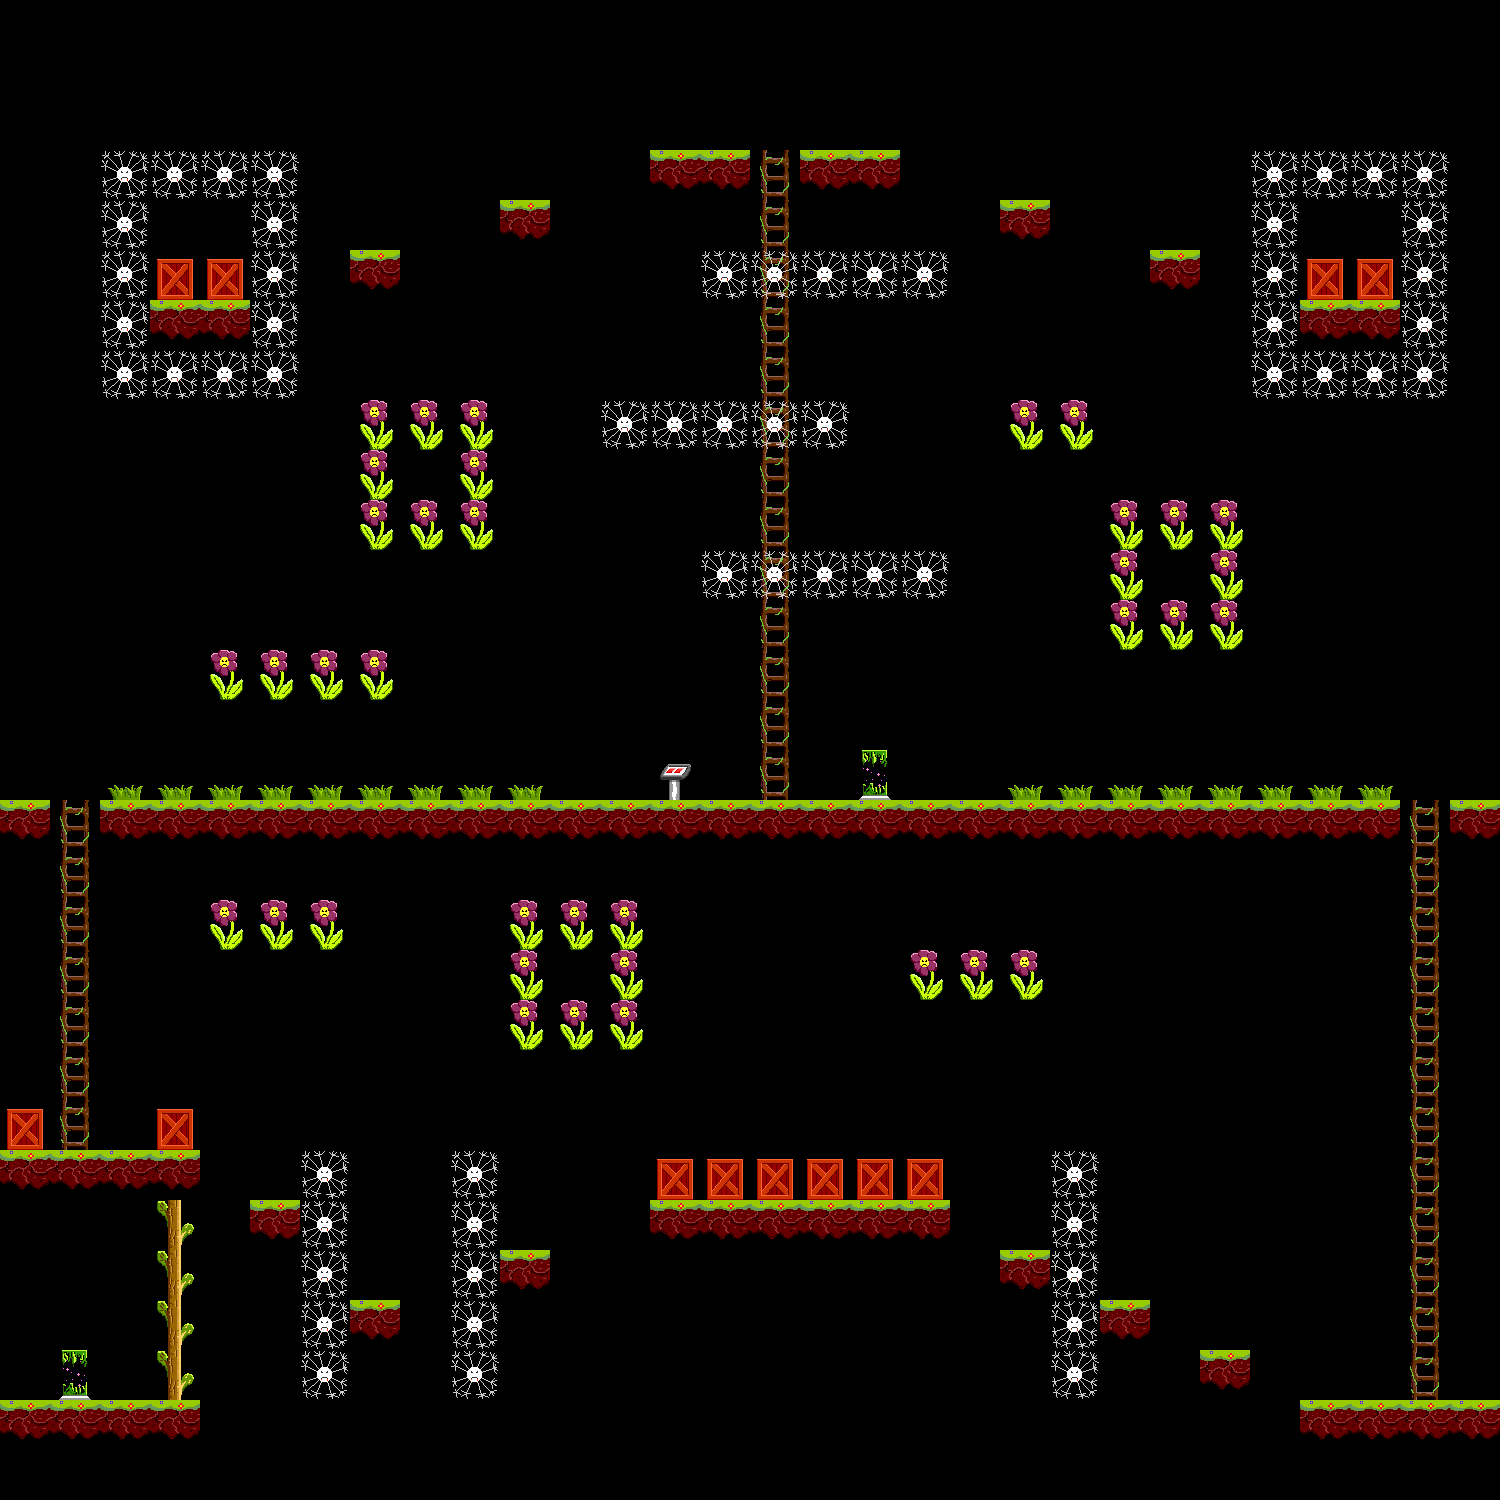

Rendered tile map (Tiled .tmx) drawn with the repository's tilesets; below, a short description and the map source with its tile grids summarised:
An orthogonal 30x30 tile map with 50x50 px tiles, 2 tile layers (Tile Layer 1, active).

<map version="1.0" orientation="orthogonal" width="30" height="30" tilewidth="50" tileheight="50">
 <tileset firstgid="1" name="tileset3" tilewidth="50" tileheight="50">
  <image source="tileset3.png" width="300" height="300" />
 </tileset>
 <layer name="Tile Layer 1" width="30" height="30">
  <data>[900 cells, 96 non-empty, 2 distinct tile ids]</data>
 </layer>
 <layer name="active" width="30" height="30">
  <data>[900 cells, 130 non-empty, 7 distinct tile ids]</data>
 </layer>
</map>
